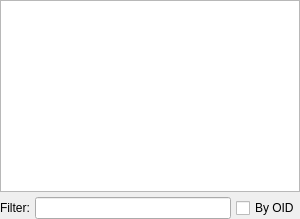
                <widget class="QWidget" name="page">
                 <layout class="QVBoxLayout" name="verticalLayout_2">
                  <property name="spacing">
                   <number>5</number>
                  </property>
                  <property name="leftMargin">
                   <number>0</number>
                  </property>
                  <property name="topMargin">
                   <number>0</number>
                  </property>
                  <property name="rightMargin">
                   <number>0</number>
                  </property>
                  <property name="bottomMargin">
                   <number>0</number>
                  </property>
                  <item>
                   <widget class="QWidget" name="objs_parent_wgt" native="true">
                    <property name="enabled">
                     <bool>true</bool>
                    </property>
                    <layout class="QGridLayout" name="gridLayout_6">
                     <property name="leftMargin">
                      <number>0</number>
                     </property>
                     <property name="topMargin">
                      <number>0</number>
                     </property>
                     <property name="rightMargin">
                      <number>0</number>
                     </property>
                     <property name="bottomMargin">
                      <number>0</number>
                     </property>
                     <property name="spacing">
                      <number>5</number>
                     </property>
                     <item row="1" column="0" colspan="2">
                      <layout class="QHBoxLayout" name="horizontalLayout_3">
                       <property name="spacing">
                        <number>5</number>
                       </property>
                       <item>
                        <widget class="QLabel" name="filter_lbl">
                         <property name="enabled">
                          <bool>true</bool>
                         </property>
                         <property name="sizePolicy">
                          <sizepolicy hsizetype="Fixed" vsizetype="Preferred">
                           <horstretch>0</horstretch>
                           <verstretch>0</verstretch>
                          </sizepolicy>
                         </property>
                         <property name="text">
                          <string>Filter:</string>
                         </property>
                        </widget>
                       </item>
                       <item>
                        <widget class="QLineEdit" name="filter_edt">
                         <property name="enabled">
                          <bool>true</bool>
                         </property>
                         <property name="clearButtonEnabled">
                          <bool>true</bool>
                         </property>
                        </widget>
                       </item>
                       <item>
                        <widget class="QCheckBox" name="by_oid_chk">
                         <property name="enabled">
                          <bool>true</bool>
                         </property>
                         <property name="toolTip">
                          <string>Filter object by it's OID</string>
                         </property>
                         <property name="text">
                          <string>By OID</string>
                         </property>
                        </widget>
                       </item>
                      </layout>
                     </item>
                     <item row="0" column="0" colspan="2">
                      <widget class="QTreeWidget" name="db_objects_tw">
                       <property name="enabled">
                        <bool>true</bool>
                       </property>
                       <property name="minimumSize">
                        <size>
                         <width>300</width>
                         <height>0</height>
                        </size>
                       </property>
                       <property name="frameShadow">
                        <enum>QFrame::Shadow::Sunken</enum>
                       </property>
                       <property name="editTriggers">
                        <set>QAbstractItemView::EditTrigger::NoEditTriggers</set>
                       </property>
                       <property name="alternatingRowColors">
                        <bool>true</bool>
                       </property>
                       <property name="selectionMode">
                        <enum>QAbstractItemView::SelectionMode::NoSelection</enum>
                       </property>
                       <property name="selectionBehavior">
                        <enum>QAbstractItemView::SelectionBehavior::SelectRows</enum>
                       </property>
                       <property name="iconSize">
                        <size>
                         <width>25</width>
                         <height>25</height>
                        </size>
                       </property>
                       <property name="textElideMode">
                        <enum>Qt::TextElideMode::ElideRight</enum>
                       </property>
                       <property name="rootIsDecorated">
                        <bool>true</bool>
                       </property>
                       <property name="uniformRowHeights">
                        <bool>true</bool>
                       </property>
                       <property name="sortingEnabled">
                        <bool>false</bool>
                       </property>
                       <property name="animated">
                        <bool>true</bool>
                       </property>
                       <property name="headerHidden">
                        <bool>true</bool>
                       </property>
                       <property name="expandsOnDoubleClick">
                        <bool>true</bool>
                       </property>
                       <property name="columnCount">
                        <number>1</number>
                       </property>
                       <attribute name="headerVisible">
                        <bool>false</bool>
                       </attribute>
                       <attribute name="headerMinimumSectionSize">
                        <number>50</number>
                       </attribute>
                       <attribute name="headerShowSortIndicator" stdset="0">
                        <bool>false</bool>
                       </attribute>
                       <column>
                        <property name="text">
                         <string notr="true">1</string>
                        </property>
                       </column>
                      </widget>
                     </item>
                    </layout>
                   </widget>
                  </item>
                 </layout>
                </widget>
